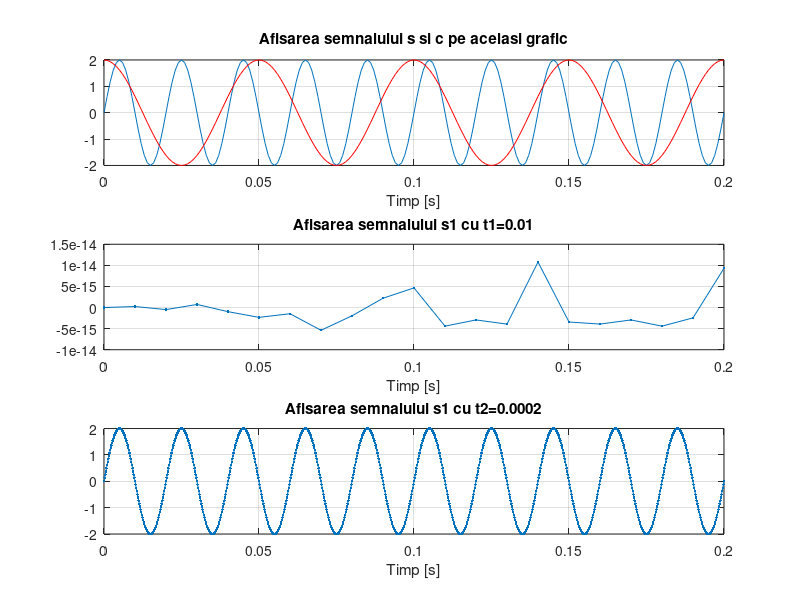

Reproduce this figure in MATLAB.
F = 50; %initializarea frecventei F=50Hz
t = 0:0.001:0.2; %declararea lui t
t1=0:0.01:0.2; %modificarea pasului lui t la 0.01,conteaza la "finetea" reprezentarii grafice
t2=0:0.0002:0.2; %modificarea pasului lui t la 0.0002,conteaza la "finetea" reprezentarii grafice, pasul fiind mai mic,deci semnalul e mai fin 
s = 2*sin(2*pi*F*t); %declararea semnalului sinusoidal s
s1= 2*sin(2*pi*F*t1); %declararea semnalului sinusoidal s1
s2= 2*sin(2*pi*F*t2); %declararea semnalului sinusoidal s2
F1 = 20; %initializarea frecventei F=50Hz
tc = 0:0.001:0.2; %declararea lui tc, pentru cosinus
c = 2*cos(2*pi*F1*tc); %declararea semnalului sinusoidal c
subplot(3,1,1) %impartirea graficului mare
plot(t,s,tc,c,'r'),xlabel('Timp [s]'),grid,title('Afisarea semnalului s si c pe acelasi grafic')
subplot(3,1,2) %impartirea graficului mare
plot(t1,s1,'.-'),xlabel('Timp [s]'),grid ,title('Afisarea semnalului s1 cu t1=0.01')
subplot(3,1,3) %impartirea graficului mare
plot(t2,s2,'.-'),xlabel('Timp [s]'),grid ,title('Afisarea semnalului s1 cu t2=0.0002')
